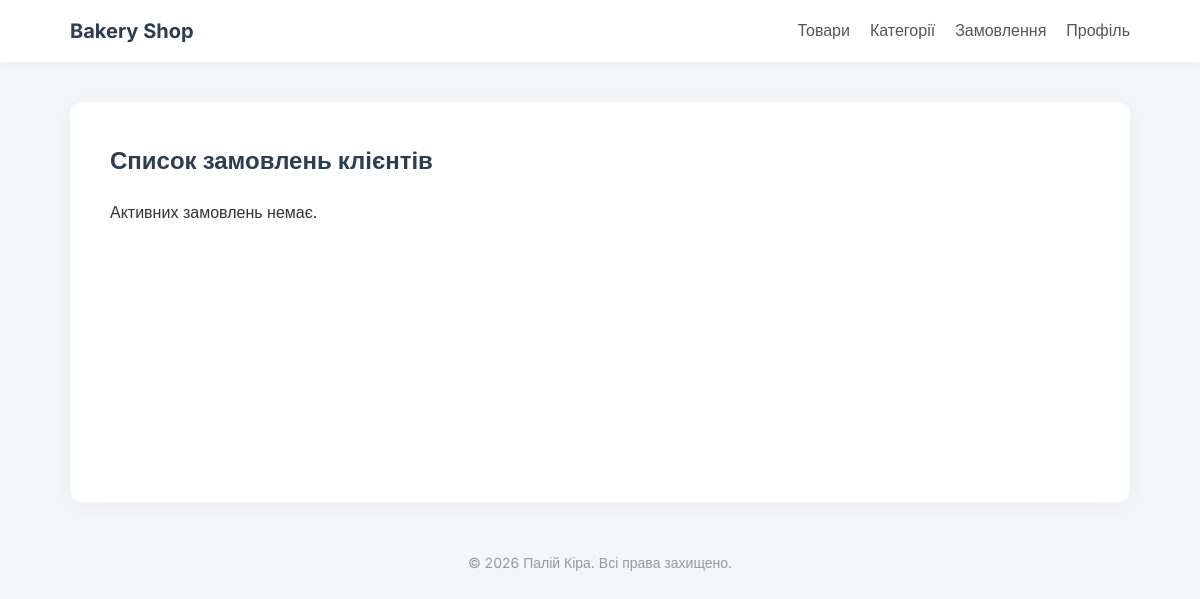
The app's page /cart/orders/ (signed in), older data.
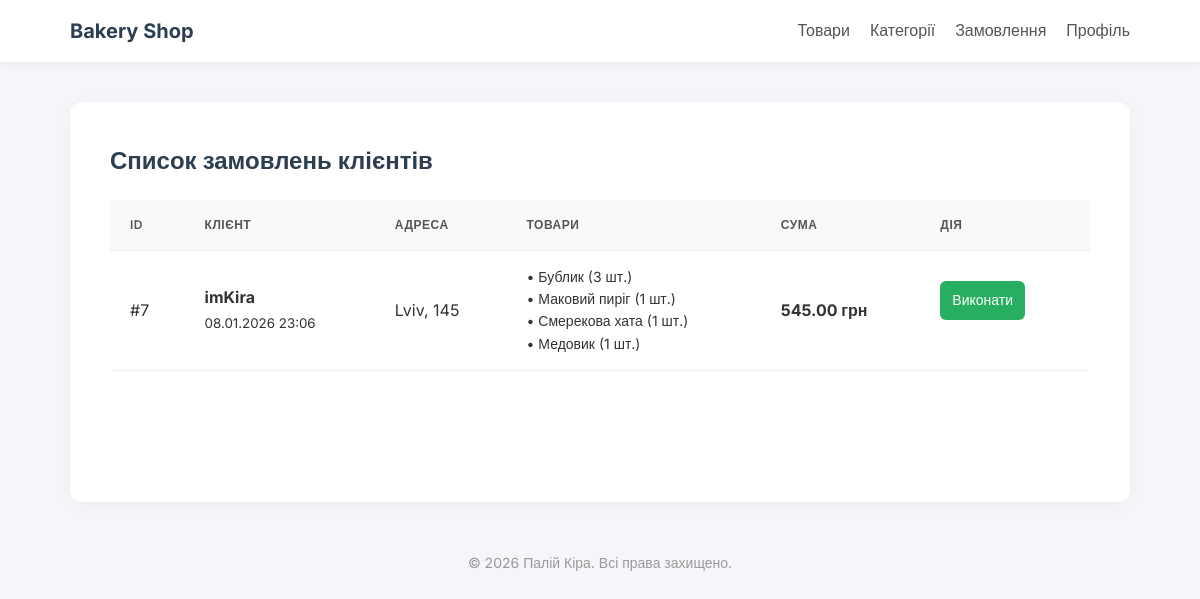
The same page, newer data.
### cart/models.py (models this page shows, shortened)
class Order(models.Model):
    STATUS_CHOICES = [
        ('new', 'Нове'),
        ('done', 'Виконано'),
    ]
    user = models.ForeignKey(User, on_delete=models.CASCADE, verbose_name="Користувач")
    created_at = models.DateTimeField(auto_now_add=True, verbose_name="Дата")
    status = models.CharField(max_length=10, choices=STATUS_CHOICES, default='new', verbose_name="Статус")
    address = models.CharField(max_length=255, verbose_name="Адреса доставки", default='')
    @property
    def total_cost(self):
        return sum(item.cost for item in self.items.all())

class OrderItem(models.Model):
    order = models.ForeignKey(Order, related_name='items', on_delete=models.CASCADE)
    product_title = models.CharField(max_length=200)
    price = models.DecimalField(max_digits=10, decimal_places=2)
    quantity = models.PositiveIntegerField(default=1)
    @property
    def cost(self):
        return self.price * self.quantity

### cart/views.py (the view)
# urls.py: path('orders/', views.admin_order_list, name='admin_order_list'),
@login_required
def admin_order_list(request):
    if not request.user.is_superuser:
        return redirect('products')
    orders = Order.objects.all().order_by('-created_at')
    return render(request, 'cart/admin_orders.html', {'orders': orders})

### cart/templates/cart/admin_orders.html
{% extends "store/layout.html" %}
{% block content %}
<h2>Список замовлень клієнтів</h2>
{% if orders %}
    <table class="styled-table">
        <thead>
            <tr>
                <th>ID</th>
                <th>Клієнт</th>
                <th>Адреса</th>
                <th>Товари</th>
                <th>Сума</th>
                <th>Дія</th>
            </tr>
        </thead>
        <tbody>
            {% for order in orders %}
            <tr>
                <td>#{{ order.id }}</td>
                <td>
                    <strong>{{ order.user.username }}</strong><br>
                    <small>{{ order.created_at|date:"d.m.Y H:i" }}</small>
                </td>
                <td>{{ order.address }}</td>
                <td>
                    <ul style="list-style: none; padding: 0; margin: 0; font-size: 14px;">
                        {% for item in order.items.all %}
                            <li>• {{ item.product_title }} ({{ item.quantity }} шт.)</li>
                        {% endfor %}
                    </ul>
                </td>
                <td style="font-weight: bold;">{{ order.total_cost }} грн</td>
                <td>
                    <a href="{% url 'complete_order' order.id %}"
                       class="btn-add"
                       style="background-color: #27ae60; padding: 8px 12px; font-size: 14px;">
                       Виконати
                    </a>
                </td>
            </tr>
            {% endfor %}
        </tbody>
    </table>
{% else %}
    <p>Активних замовлень немає.</p>
{% endif %}
{% endblock %}

### store/templates/store/layout.html (shortened to what this page needs)
{% load static %}
<!DOCTYPE html>
<html lang="uk">
<head>
    <link rel="stylesheet" href="{% static 'store/css/style.css' %}">
</head>
<body>
    <header class="main-header">
        <div class="container">
            <nav class="navbar">
                <a href="{% url 'products' %}" class="nav-brand">Bakery Shop</a>
                <ul class="nav-links">
                    <li><a href="{% url 'products' %}">Товари</a></li>
                    <li><a href="{% url 'categories' %}">Категорії</a></li>
                    {% if user.is_authenticated %}
                        {% if user.is_superuser %}
                            <li><a href="{% url 'admin_order_list' %}">Замовлення</a></li>
                            <li><a href="{% url 'profile' %}">Профіль</a></li>
                        {% else %}
                            <li><a href="{% url 'cart_view' %}">Кошик</a></li>
                            <li><a href="{% url 'profile' %}">Профіль</a></li>
                        {% endif %}
                    {% else %}
                        <li><a href="{% url 'login' %}">Вхід</a></li>
                        <li><a href="{% url 'register' %}">Реєстрація</a></li>
                    {% endif %}
                </ul>
            </nav>
        </div>
    </header>
    <main class="container">
        <div class="card">
            {% block content %}
            {% endblock %}
        </div>
    </main>
    <footer class="main-footer">
        <p>&copy; 2026 Палій Кіра. Всі права захищено.</p>
    </footer>
</body>
</html>

### store/static/store/css/style.css (style rules this page uses)
* { box-sizing: border-box; margin: 0; padding: 0; }
body { font-family: 'Inter', sans-serif; background-color: #f4f6f9; color: #333; line-height: 1.6; }
.container { max-width: 1100px; margin: 0 auto; padding: 0 20px; }
h1, h2 { color: #2c3e50; margin-bottom: 20px; font-weight: 600; }
a { text-decoration: none; color: #3498db; transition: 0.3s; }
.main-header { background-color: #ffffff; box-shadow: 0 2px 10px rgba(0,0,0,0.05); padding: 15px 0; margin-bottom: 40px; }
.navbar { display: flex; justify-content: space-between; align-items: center; }
.nav-brand { font-size: 20px; font-weight: bold; color: #2c3e50; }
.nav-links { list-style: none; display: flex; gap: 20px; }
.nav-links a { color: #555; font-weight: 500; }
.card { background: white; padding: 40px; border-radius: 12px; box-shadow: 0 4px 20px rgba(0,0,0,0.04); min-height: 400px; }
.styled-table { width: 100%; border-collapse: collapse; font-size: 16px; min-width: 400px; text-align: left; }
.styled-table thead tr { background-color: #f8f9fa; color: #555; text-align: left; }
.styled-table th, .styled-table td { padding: 15px 20px; border-bottom: 1px solid #eee; }
.styled-table th { font-weight: 600; text-transform: uppercase; font-size: 12px; letter-spacing: 0.5px; }
.styled-table td a { margin-right: 10px; font-size: 14px; }
.btn-add { display: inline-block; background-color: #27ae60; color: white; padding: 10px 20px; border-radius: 6px; font-weight: 500; margin-bottom: 20px; }
.main-footer { text-align: center; padding: 30px; color: #999; font-size: 14px; margin-top: 20px; }

Row changes from the older to the newer data that the page shows:
added Order: id "7", user.username "imKira", created_at "08.01.2026 23:06", address "Lviv, 145", total_cost "545.00"
added OrderItem: product_title "Бублик", quantity "3"
added OrderItem: product_title "Маковий пиріг", quantity "1"
added OrderItem: product_title "Смерекова хата", quantity "1"
added OrderItem: product_title "Медовик", quantity "1"
Text that changed along with them:
text no longer shown: "Активних замовлень немає."
text now shown: "ID КЛІЄНТ АДРЕСА ТОВАРИ СУМА ДІЯ"
